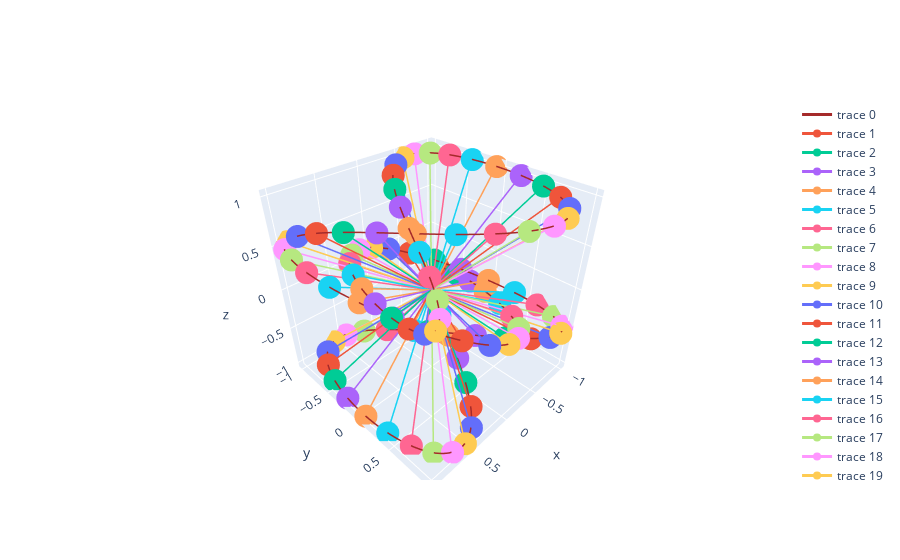

Here is the notebook cell this chart was saved with:
### Code cell
Lissajous(100,3,5,1,0.1,0.7)

### Figure 1 — Plotly figure (JSON) as saved in the notebook; plotly's stock layout.template omitted (floating-point values rounded to 4 significant figures; data arrays with more than 128 entries replaced by an {"elided": "..."} marker saying what was removed)
{"data": [{"line": {"color": "brown", "width": 3}, "mode": "lines", "type": "scatter3d", "x": {"elided": "300 float values"}, "y": {"elided": "300 float values"}, "z": {"elided": "300 float values"}}, {"line": {"width": 3}, "type": "scatter3d", "x": [0.995, -0.995], "y": [0.7648, -0.7648], "z": [0.5403, -0.5403]}, {"line": {"width": 3}, "type": "scatter3d", "x": [0.9587, -0.9587], "y": [0.5283, -0.5283], "z": [0.4864, -0.4864]}, {"line": {"width": 3}, "type": "scatter3d", "x": [0.8884, -0.8884], "y": [0.2401, -0.2401], "z": [0.4306, -0.4306]}, {"line": {"width": 3}, "type": "scatter3d", "x": [0.7866, -0.7866], "y": [-0.07162, 0.07162], "z": [0.3731, -0.3731]}, {"line": {"width": 3}, "type": "scatter3d", "x": [0.657, -0.657], "y": [-0.3763, 0.3763], "z": [0.3141, -0.3141]}, {"line": {"width": 3}, "type": "scatter3d", "x": [0.5041, -0.5041], "y": [-0.6442, 0.6442], "z": [0.2538, -0.2538]}, {"line": {"width": 3}, "type": "scatter3d", "x": [0.3333, -0.3333], "y": [-0.849, 0.849], "z": [0.1926, -0.1926]}, {"line": {"width": 3}, "type": "scatter3d", "x": [0.1508, -0.1508], "y": [-0.9707, 0.9707], "z": [0.1306, -0.1306]}, {"line": {"width": 3}, "type": "scatter3d", "x": [-0.03716, 0.03716], "y": [-0.9974, 0.9974], "z": [0.06809, -0.06809]}, {"line": {"width": 3}, "type": "scatter3d", "x": [-0.2238, 0.2238], "y": [-0.9265, 0.9265], "z": [0.00531, -0.00531]}, {"line": {"width": 3}, "type": "scatter3d", "x": [-0.4024, 0.4024], "y": [-0.7648, 0.7648], "z": [-0.05749, 0.05749]}, {"line": {"width": 3}, "type": "scatter3d", "x": [-0.5668, 0.5668], "y": [-0.5283, 0.5283], "z": [-0.1201, 0.1201]}, {"line": {"width": 3}, "type": "scatter3d", "x": [-0.7112, 0.7112], "y": [-0.2401, 0.2401], "z": [-0.1822, 0.1822]}, {"line": {"width": 3}, "type": "scatter3d", "x": [-0.8303, 0.8303], "y": [0.07162, -0.07162], "z": [-0.2435, 0.2435]}, {"line": {"width": 3}, "type": "scatter3d", "x": [-0.92, 0.92], "y": [0.3763, -0.3763], "z": [-0.304, 0.304]}, {"line": {"width": 3}, "type": "scatter3d", "x": [-0.9772, 0.9772], "y": [0.6442, -0.6442], "z": [-0.3632, 0.3632]}, {"line": {"width": 3}, "type": "scatter3d", "x": [-0.9997, 0.9997], "y": [0.849, -0.849], "z": [-0.421, 0.421]}, {"line": {"width": 3}, "type": "scatter3d", "x": [-0.9868, 0.9868], "y": [0.9707, -0.9707], "z": [-0.4771, 0.4771]}, {"line": {"width": 3}, "type": "scatter3d", "x": [-0.9389, 0.9389], "y": [0.9974, -0.9974], "z": [-0.5313, 0.5313]}, {"line": {"width": 3}, "type": "scatter3d", "x": [-0.8578, 0.8578], "y": [0.9265, -0.9265], "z": [-0.5835, 0.5835]}, {"line": {"width": 3}, "type": "scatter3d", "x": [-0.7463, 0.7463], "y": [0.7648, -0.7648], "z": [-0.6333, 0.6333]}, {"line": {"width": 3}, "type": "scatter3d", "x": [-0.6084, 0.6084], "y": [0.5283, -0.5283], "z": [-0.6807, 0.6807]}, {"line": {"width": 3}, "type": "scatter3d", "x": [-0.4489, 0.4489], "y": [0.2401, -0.2401], "z": [-0.7253, 0.7253]}, {"line": {"width": 3}, "type": "scatter3d", "x": [-0.2735, 0.2735], "y": [-0.07162, 0.07162], "z": [-0.7671, 0.7671]}, {"line": {"width": 3}, "type": "scatter3d", "x": [-0.08838, 0.08838], "y": [-0.3763, 0.3763], "z": [-0.8059, 0.8059]}, {"line": {"width": 3}, "type": "scatter3d", "x": [0.09983, -0.09983], "y": [-0.6442, 0.6442], "z": [-0.8415, 0.8415]}, {"line": {"width": 3}, "type": "scatter3d", "x": [0.2845, -0.2845], "y": [-0.849, 0.849], "z": [-0.8737, 0.8737]}, {"line": {"width": 3}, "type": "scatter3d", "x": [0.4591, -0.4591], "y": [-0.9707, 0.9707], "z": [-0.9026, 0.9026]}, {"line": {"width": 3}, "type": "scatter3d", "x": [0.6174, -0.6174], "y": [-0.9974, 0.9974], "z": [-0.9278, 0.9278]}, {"line": {"width": 3}, "type": "scatter3d", "x": [0.7539, -0.7539], "y": [-0.9265, 0.9265], "z": [-0.9494, 0.9494]}, {"line": {"width": 3}, "type": "scatter3d", "x": [0.8637, -0.8637], "y": [-0.7648, 0.7648], "z": [-0.9672, 0.9672]}, {"line": {"width": 3}, "type": "scatter3d", "x": [0.9428, -0.9428], "y": [-0.5283, 0.5283], "z": [-0.9813, 0.9813]}, {"line": {"width": 3}, "type": "scatter3d", "x": [0.9886, -0.9886], "y": [-0.2401, 0.2401], "z": [-0.9914, 0.9914]}, {"line": {"width": 3}, "type": "scatter3d", "x": [0.9993, -0.9993], "y": [0.07162, -0.07162], "z": [-0.9977, 0.9977]}, {"line": {"width": 3}, "type": "scatter3d", "x": [0.9746, -0.9746], "y": [0.3763, -0.3763], "z": [-1.0, 1.0]}, {"line": {"width": 3}, "type": "scatter3d", "x": [0.9155, -0.9155], "y": [0.6442, -0.6442], "z": [-0.9983, 0.9983]}, {"line": {"width": 3}, "type": "scatter3d", "x": [0.8238, -0.8238], "y": [0.849, -0.849], "z": [-0.9928, 0.9928]}, {"line": {"width": 3}, "type": "scatter3d", "x": [0.703, -0.703], "y": [0.9707, -0.9707], "z": [-0.9833, 0.9833]}, {"line": {"width": 3}, "type": "scatter3d", "x": [0.5573, -0.5573], "y": [0.9974, -0.9974], "z": [-0.9699, 0.9699]}, {"line": {"width": 3}, "type": "scatter3d", "x": [0.3919, -0.3919], "y": [0.9265, -0.9265], "z": [-0.9527, 0.9527]}, {"line": {"width": 3}, "type": "scatter3d", "x": [0.2125, -0.2125], "y": [0.7648, -0.7648], "z": [-0.9317, 0.9317]}, {"line": {"width": 3}, "type": "scatter3d", "x": [0.02566, -0.02566], "y": [0.5283, -0.5283], "z": [-0.9071, 0.9071]}, {"line": {"width": 3}, "type": "scatter3d", "x": [-0.1621, 0.1621], "y": [0.2401, -0.2401], "z": [-0.8789, 0.8789]}, {"line": {"width": 3}, "type": "scatter3d", "x": [-0.3441, 0.3441], "y": [-0.07162, 0.07162], "z": [-0.8472, 0.8472]}, {"line": {"width": 3}, "type": "scatter3d", "x": [-0.514, 0.514], "y": [-0.3763, 0.3763], "z": [-0.8121, 0.8121]}, {"line": {"width": 3}, "type": "scatter3d", "x": [-0.6656, 0.6656], "y": [-0.6442, 0.6442], "z": [-0.7739, 0.7739]}, {"line": {"width": 3}, "type": "scatter3d", "x": [-0.7937, 0.7937], "y": [-0.849, 0.849], "z": [-0.7326, 0.7326]}, {"line": {"width": 3}, "type": "scatter3d", "x": [-0.8936, 0.8936], "y": [-0.9707, 0.9707], "z": [-0.6884, 0.6884]}, {"line": {"width": 3}, "type": "scatter3d", "x": [-0.9619, 0.9619], "y": [-0.9974, 0.9974], "z": [-0.6415, 0.6415]}, {"line": {"width": 3}, "type": "scatter3d", "x": [-0.9961, 0.9961], "y": [-0.9265, 0.9265], "z": [-0.5921, 0.5921]}], "layout": {}}
